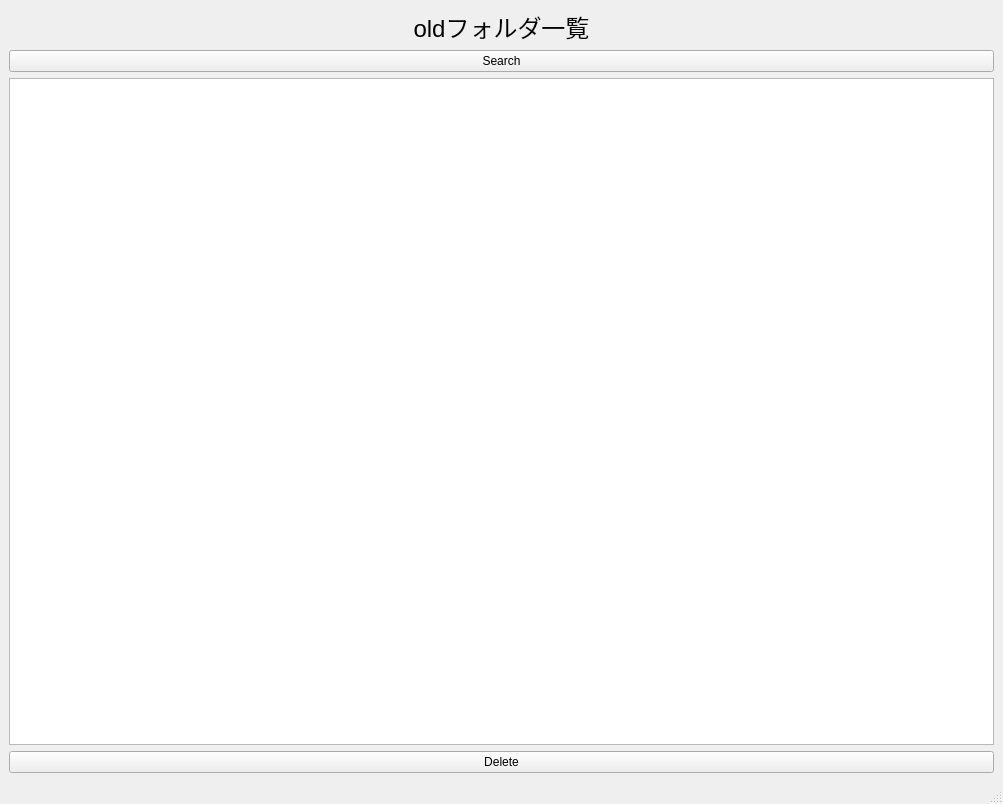
<?xml version="1.0" encoding="UTF-8"?>
<ui version="4.0">
 <class>MainWindow</class>
 <widget class="QMainWindow" name="MainWindow">
  <property name="geometry">
   <rect>
    <x>0</x>
    <y>0</y>
    <width>1003</width>
    <height>804</height>
   </rect>
  </property>
  <property name="windowTitle">
   <string>MainWindow</string>
  </property>
  <widget class="QWidget" name="centralwidget">
   <property name="maximumSize">
    <size>
     <width>16777215</width>
     <height>16777215</height>
    </size>
   </property>
   <layout class="QVBoxLayout" name="verticalLayout">
    <item>
     <widget class="QLabel" name="label">
      <property name="font">
       <font>
        <pointsize>18</pointsize>
       </font>
      </property>
      <property name="text">
       <string>oldフォルダ一覧</string>
      </property>
      <property name="alignment">
       <set>Qt::AlignCenter</set>
      </property>
     </widget>
    </item>
    <item>
     <widget class="QPushButton" name="pushButton_Search">
      <property name="text">
       <string>Search</string>
      </property>
     </widget>
    </item>
    <item>
     <widget class="QTreeView" name="treeView"/>
    </item>
    <item>
     <widget class="QPushButton" name="pushButton">
      <property name="text">
       <string>Delete</string>
      </property>
     </widget>
    </item>
   </layout>
  </widget>
  <widget class="QMenuBar" name="menubar">
   <property name="geometry">
    <rect>
     <x>0</x>
     <y>0</y>
     <width>1003</width>
     <height>21</height>
    </rect>
   </property>
  </widget>
  <widget class="QStatusBar" name="statusbar"/>
 </widget>
 <resources/>
 <connections/>
</ui>
